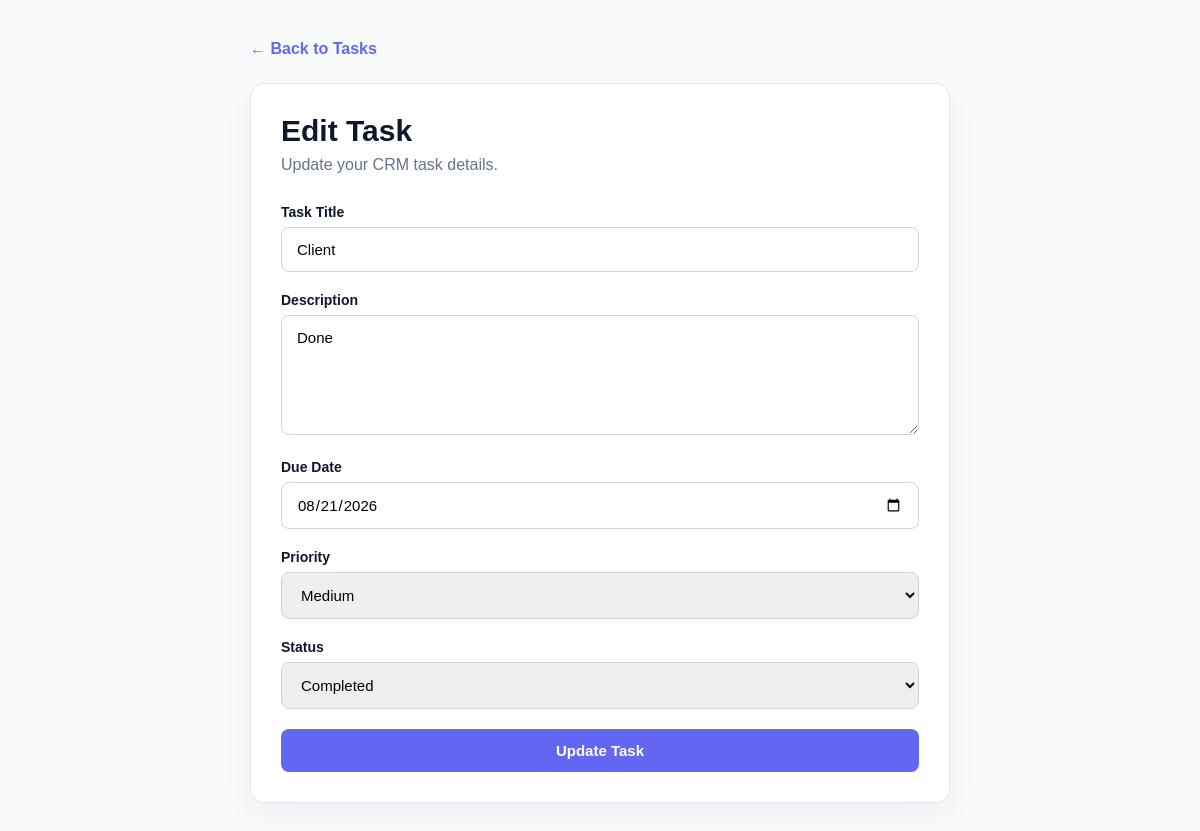
The app's page /tasks/4/edit/ (signed in) with its own data.
### crm/models.py (models this page shows, shortened)
class Task(models.Model):
    PRIORITY_CHOICES = [
        ("Low", "Low"),
        ("Medium", "Medium"),
        ("High", "High"),
    ]
    STATUS_CHOICES = [
        ("Pending", "Pending"),
        ("In Progress", "In Progress"),
        ("Completed", "Completed"),
    ]
    lead = models.ForeignKey(
        Lead,
        on_delete=models.SET_NULL,
        null=True,
        blank=True,
        related_name="tasks"
    )
    title = models.CharField(max_length=200)
    description = models.TextField(blank=True)
    due_date = models.DateField()
    priority = models.CharField(
        max_length=20,
        choices=PRIORITY_CHOICES,
        default="Medium"
    )
    status = models.CharField(
        max_length=20,
        choices=STATUS_CHOICES,
        default="Pending"
    )
    created_at = models.DateTimeField(
        auto_now_add=True
    )

### crm/views.py (the view, shortened to what this page needs)
@login_required(login_url="login")
def task_edit(request, id):
    task = Task.objects.get(id=id)
    return render(
        request,
        "crm/task_edit.html",
        {
            "task": task
        }
    )

### crm/templates/crm/task_edit.html (shortened to what this page needs)
<!DOCTYPE html>
<html lang="en">
<head>
</head>
<body>
    <main class="container">
        <div class="page">
            <a
                href="{% url 'task_list' %}"
                class="back"
            >
                ← Back to Tasks
            </a>
            <div class="form-card">
                <h1>
                    Edit Task
                </h1>
                <p class="subtitle">
                    Update your CRM task details.
                </p>
                <form method="POST">
                    <div class="form-group">
                        <label for="title">
                            Task Title
                        </label>
                        <input
                            type="text"
                            id="title"
                            name="title"
                            value="{{ task.title }}"
                            required
                        >
                    </div>
                    <div class="form-group">
                        <label for="description">
                            Description
                        </label>
                        <textarea
                            id="description"
                            name="description"
                        >{{ task.description }}</textarea>
                    </div>
                    <div class="form-group">
                        <label for="due_date">
                            Due Date
                        </label>
                        <input
                            type="date"
                            id="due_date"
                            name="due_date"
                            value="{{ task.due_date|date:'Y-m-d' }}"
                        >
                    </div>
                    <div class="form-group">
                        <label for="priority">
                            Priority
                        </label>
                        <select
                            id="priority"
                            name="priority"
                        >
                            <option
                                value="Medium"
                                {% if task.priority == "Medium" %}selected{% endif %}
                            >
                                Medium
                            </option>
                        </select>
                    </div>
                    <div class="form-group">
                        <label for="status">
                            Status
                        </label>
                        <select
                            id="status"
                            name="status"
                        >
                            <option
                                value="Completed"
                                {% if task.status == "Completed" %}selected{% endif %}
                            >
                                Completed
                            </option>
                        </select>
                    </div>
                    <button
                        type="submit"
                        class="btn"
                    >
                        Update Task
                    </button>
                </form>
            </div>
        </div>
    </main>
</body>
</html>

### crm/templates/crm/task_edit.html (style rules this page uses)
* { margin: 0; padding: 0; box-sizing: border-box; }
body { font-family: Arial, sans-serif; background: #f8fafc; color: #0f172a; }
.container { width: 90%; max-width: 700px; margin: auto; }
.page { padding: 40px 0; }
.back { display: inline-block; margin-bottom: 25px; color: #6366f1; text-decoration: none; font-weight: 700; }
.form-card { background: white; padding: 30px; border: 1px solid #e2e8f0; border-radius: 14px; box-shadow: 0 10px 30px rgba(15, 23, 42, .05); }
h1 { font-size: 30px; margin-bottom: 8px; }
.subtitle { color: #64748b; margin-bottom: 30px; }
.form-group { margin-bottom: 20px; }
label { display: block; margin-bottom: 7px; font-size: 14px; font-weight: 700; }
input, textarea, select { width: 100%; padding: 13px 15px; border: 1px solid #cbd5e1; border-radius: 8px; font-family: inherit; font-size: 15px; outline: none; }
textarea { min-height: 120px; resize: vertical; }
.btn { width: 100%; padding: 13px; border: none; border-radius: 8px; background: #6366f1; color: white; font-size: 15px; font-weight: 700; cursor: pointer; }

### records on screen
Task: title "Client", description "Done", due_date "08/21/2026", priority "Medium", status "Completed"
